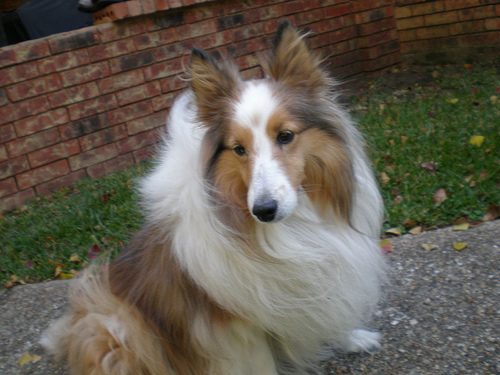
#> input picture model/1.jpg, 500 x 375 px
$ python gen_inputbin.py   (older library calls are emulated)
#> lines starting #> are read from the running program, lines starting #| are printed output that depends on the picture
from PIL import Image
from matplotlib import pyplot as plt
import numpy as np

input_height=224
input_width=224
input_channel = 3
mean = [127.5, 127.5, 127.5]
var = 1

img_name = "1.jpg"
img = Image.open(img_name)
#> img is the input picture: PIL image 500x375 RGB; mean R, G, B 99.1, 92.6, 80.2
plt.imshow(img)

img_w, img_h = img.size
#> img_w = 500; img_h = 375
if img_w/img_h > input_width/input_height :
    tmp_h = input_height
    tmp_w = int(input_height/img_h*img_w)
#> tmp_w = 298
    oft_y = 0
    oft_x = (tmp_w-input_width)/2
#> oft_x = 37
else:
    tmp_w = input_width
    tmp_h = int(input_width/img_w*img_h)
    oft_x = 0
    oft_y = (tmp_h-input_height)/2
img1 = img.resize((tmp_w, tmp_h),Image.ANTIALIAS)
plt.imshow(img1)
img2 = img1.crop((oft_x,oft_y,oft_x+input_width,oft_y+input_height))
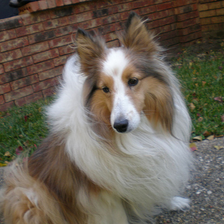
#> img2: PIL image 224x224 RGB; mean R, G, B 107.3, 99.3, 87.6
plt.imshow(img2)

img_arr = (np.array(img2)-mean)/var
img_arr=img_arr.astype(np.int8)

# 保存成仿真需要的bin文件
import struct
data=b''
for y in range(img_arr.shape[1]):
    for x in range(img_arr.shape[0]):
        data += struct.pack('bbb',img_arr[y,x,0],img_arr[y,x,1],img_arr[y,x,2])

fw = open("input.bin", "wb")
fw.write(data)
fw.close()
print("save to input.bin OK")
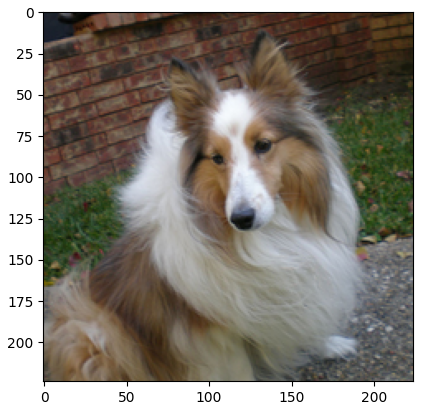
#> figure drawn by matplotlib, 1 panel
